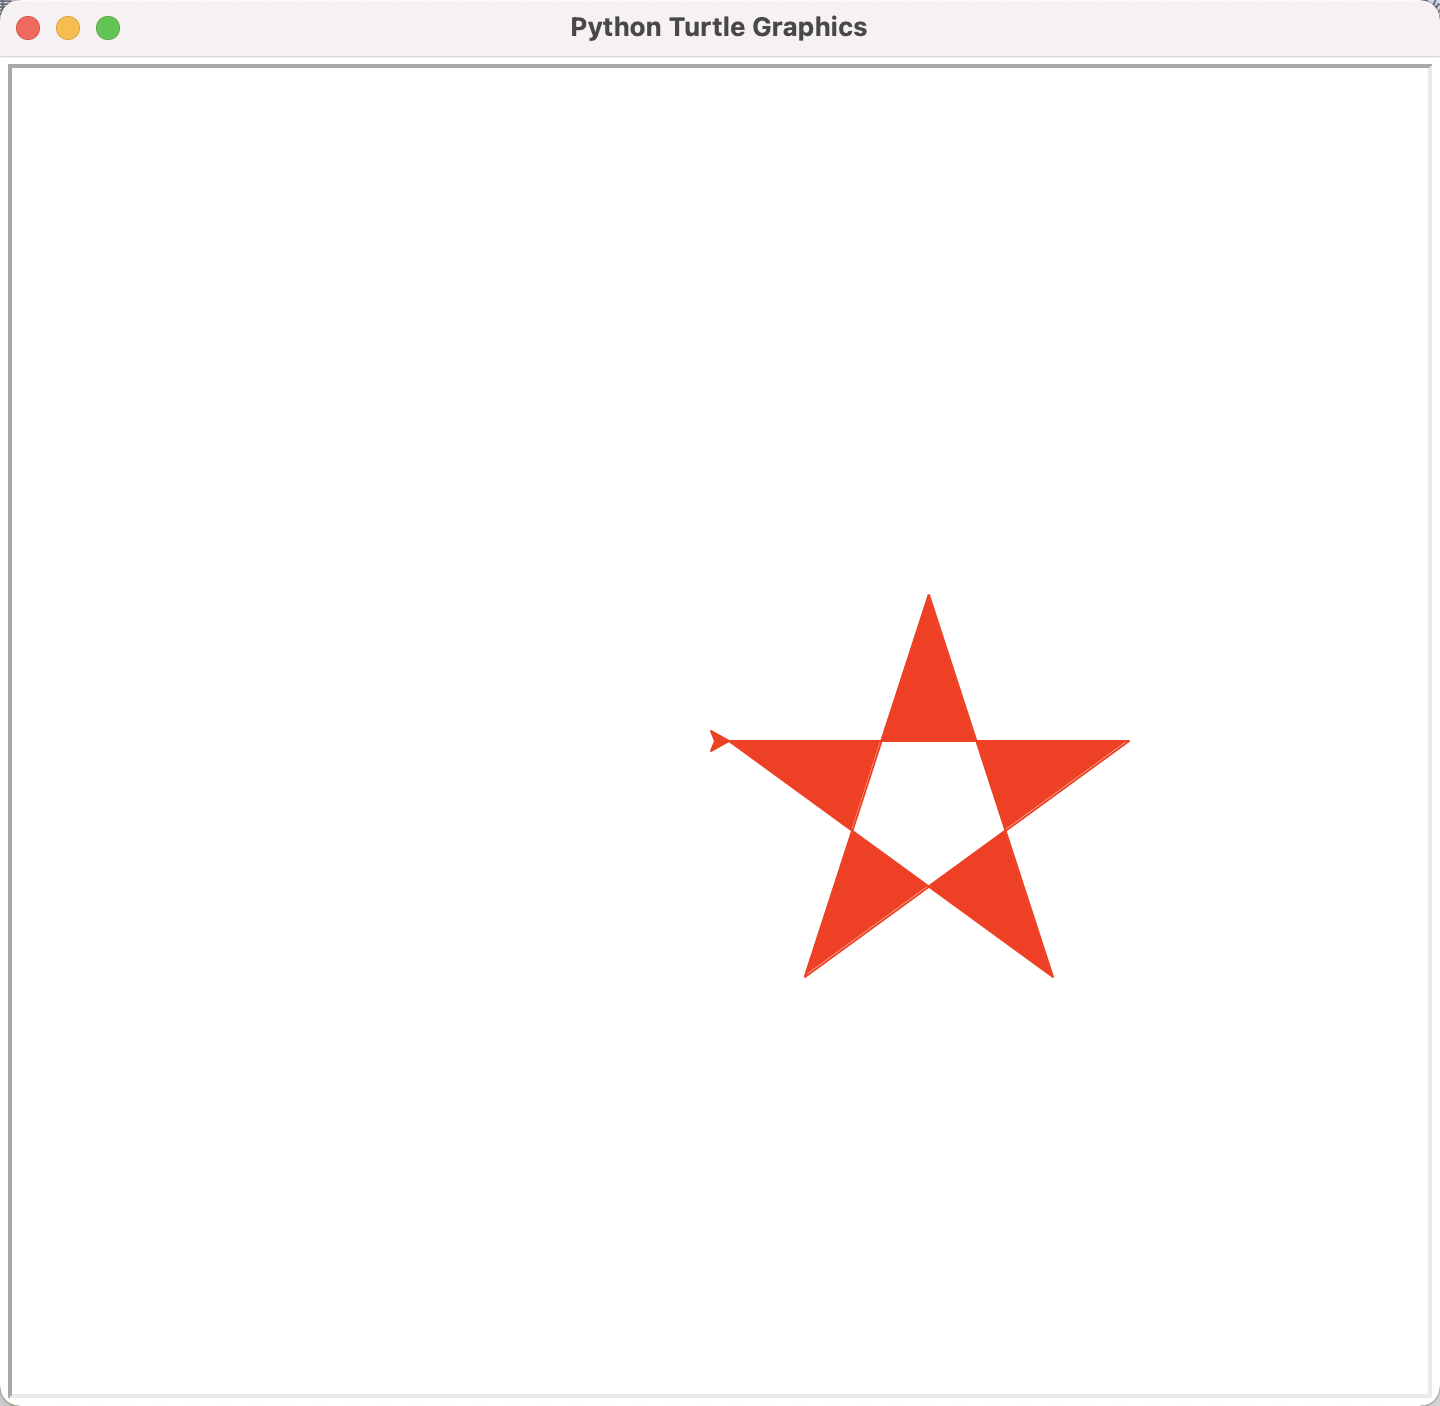

Here is the Python script that generated this plot:
from turtle import *

color('red', 'red')
begin_fill()
for i in range(5):
    fd(200)
    rt(144)
end_fill()
done()
